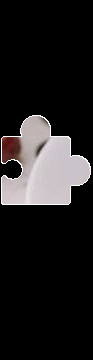
#> input picture morning/assets/block.png, 93 x 360 px
$ python captcha.py assets/block.png assets/fullBg.png
#> lines starting #> are read from the running program, lines starting #| are printed output that depends on the picture; after the words box and inside, x2 and y2 are one past the last pixel; in counts of white or black regions, pixels touching at a corner belong together
import cv2
import sys
def helper_reshape(origin,jigsaw):
    """
    get top and bottom of the input image
    :param jigsaw: 却块
    :param origin: 原始图像with却块
    """
    H,W = jigsaw.shape[0],jigsaw.shape[1]
    bottom,top = H,H
    for i in range(0,H):
        temp = jigsaw[i]
        if max(temp) ==255:
            top = i-3
            break
    for i in range(H-1,0,-1):
        if max(jigsaw[i]) !=0:
            bottom = i+3
            break
    origin = origin[top:bottom]
    jigsaw = jigsaw[top:bottom]
    return origin,jigsaw

def FindPic_offset(target, template):
    """
    找出图像中最佳匹配位置
    :param target: 目标即背景图
    :param template: 模板即需要找到的图
    :return: 返回最佳匹配对应的X偏移
    """

    target_gray = cv2.cvtColor(target, cv2.COLOR_BGR2GRAY)
    template_rgb = template
    # cv2.imwrite("C:\\Users\\angus\\Desktop\\pics\\gray1.jpg",target_gray)
    # cv2.imwrite("C:\\Users\\angus\\Desktop\\pics\\gray2.jpg", template_rgb)

    temp1, orith = cv2.threshold(target_gray, 245, 255, cv2.THRESH_BINARY)
    temp2 , templateth = cv2.threshold(template_rgb, 254, 255, cv2.THRESH_BINARY)
    orith,templateth =  helper_reshape(orith,templateth)
    # cv2.imwrite("C:\\Users\\angus\\Desktop\\pics\\binary.jpg", orith)
    # cv2.imwrite("C:\\Users\\angus\\Desktop\\pics\\binary2.jpg", templateth)
    res = cv2.matchTemplate(orith, templateth, cv2.TM_CCOEFF_NORMED)
    value = cv2.minMaxLoc(res)

    return value[3][0]
def main():
    target = cv2.imread(sys.argv[1])
#> target is the input picture: shape (360, 93, 3); mean B, G, R 30.9, 30.6, 32.5
    template = cv2.imread(sys.argv[2],0)
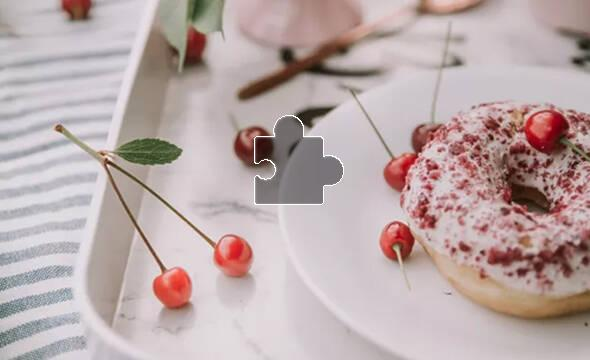
#> input picture morning/assets/fullBg.png, 590 x 360 px
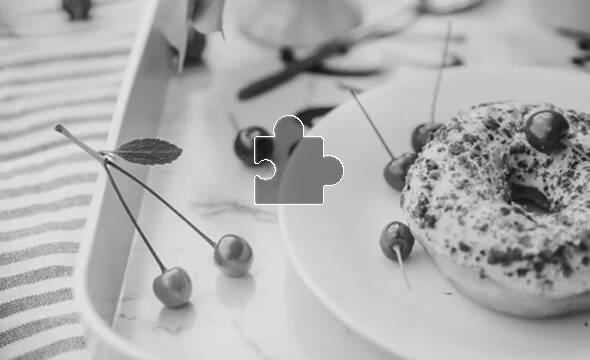
#> template: shape (360, 590); min 12, max 255, mean 174.4
    ret = FindPic_offset(target,template)
#> in FindPic_offset, `temp1, orith = cv2.threshold(target_gray, 245, 255, cv2.THRESH_BINARY)`:
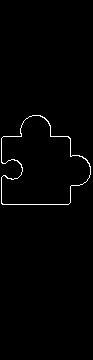
#> orith: shape (360, 93); 1.1% white in thin lines or dots, all inside (x1, y1, x2, y2) = (1, 115, 91, 205)
#> in FindPic_offset, `temp2 , templateth = cv2.threshold(template_rgb, 254, 255, cv2.THRESH_..`:
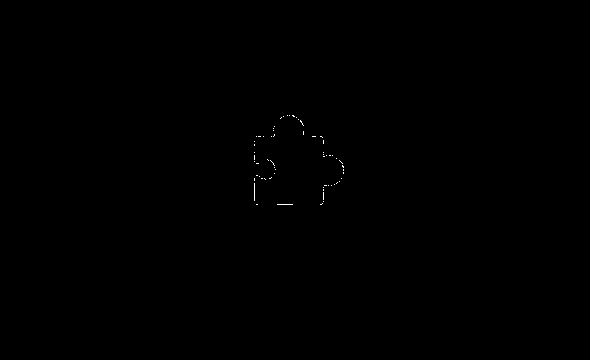
#> templateth: shape (360, 590); 0.08% white in thin lines or dots, all inside (x1, y1, x2, y2) = (254, 115, 344, 205)
#> in helper_reshape, `origin = origin[top:bottom]`:
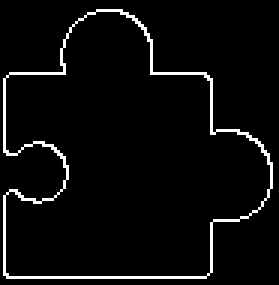
#> origin: shape (95, 93) (shown 3 times larger); 4.3% white in thin lines or dots
#> in helper_reshape, `jigsaw = jigsaw[top:bottom]`:
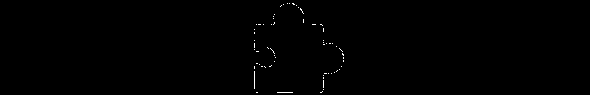
#> jigsaw: shape (95, 590); 0.29% white in thin lines or dots, all inside (x1, y1, x2, y2) = (254, 3, 344, 93)
#> in FindPic_offset, `value = cv2.minMaxLoc(res)`: value = (-0.0193, 0.646, (187, 0), (253, 0))
#> ret = 253
    print(ret)
#| 253
if __name__ == '__main__':
    main()
